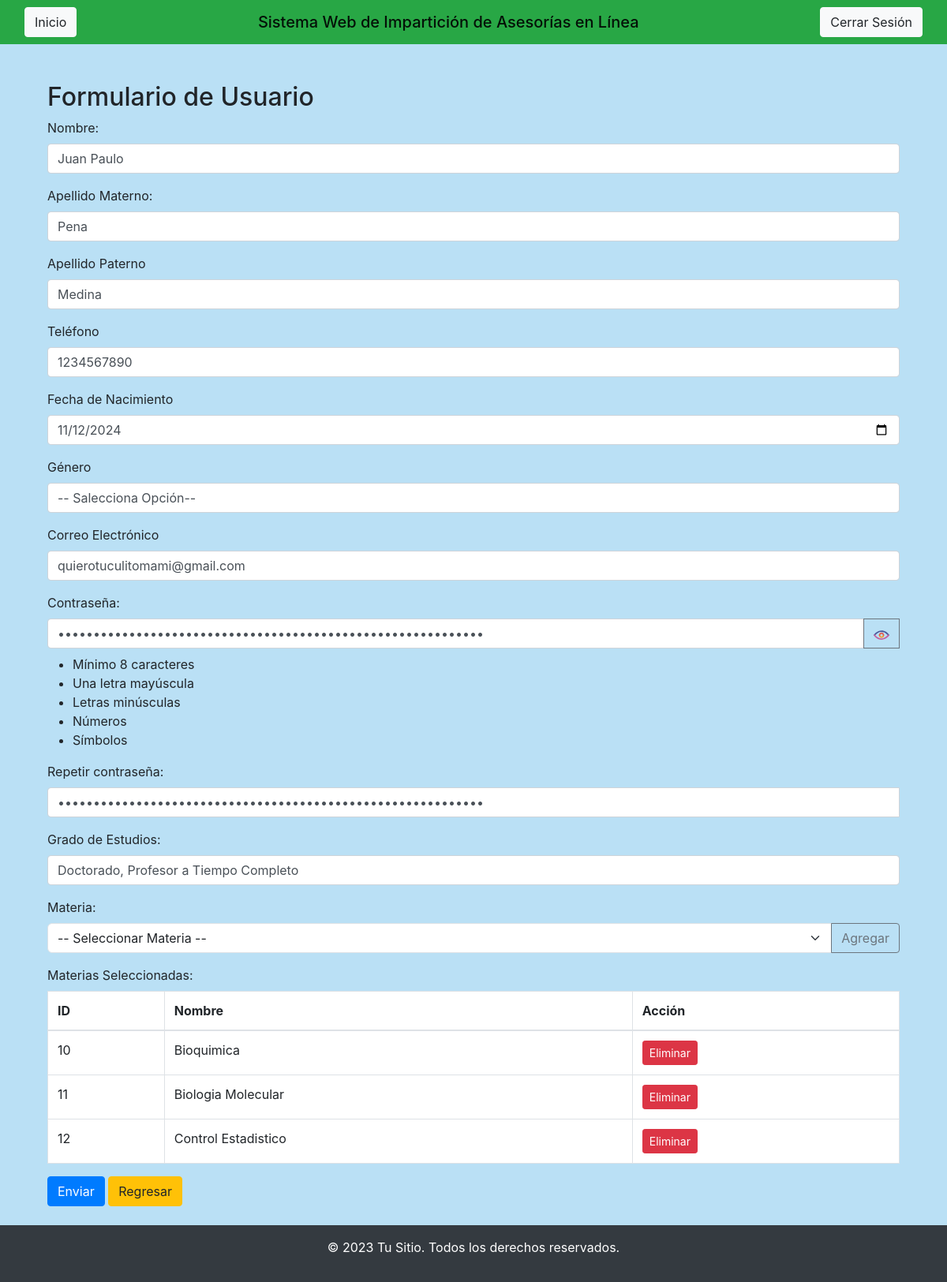
The page /Vista/ADMIN/UPDATE/Update_Usuario_Docente.php?id=1&rol=Docente (signed in) on the database its author committed.
### tables this page shows
CREATE TABLE `docente` (
  `ID_Usuario_D` int(11) NOT NULL AUTO_INCREMENT,
  `Nombre_Usuario_D` varchar(200) NOT NULL,
  `Apellido_Materno_D` varchar(200) NOT NULL,
  `Apellido_Paterno_D` varchar(200) NOT NULL,
  `Telefono_D` varchar(20) NOT NULL,
  `Fecha_Nacimiento_D` date NOT NULL,
  `Genero_D` varchar(100) NOT NULL,
  `Correo_electronico_D` varchar(250) NOT NULL,
  `Contrasena_D` varchar(250) NOT NULL,
  PRIMARY KEY (`ID_Usuario_D`)
);

CREATE TABLE `docente_materia` (
  `ID_Doc_Mate` int(11) NOT NULL AUTO_INCREMENT,
  `IdDocente` int(11) DEFAULT NULL,
  `IdMateria` int(11) DEFAULT NULL,
  `Grado_academico` varchar(200) DEFAULT NULL,
  PRIMARY KEY (`ID_Doc_Mate`),
  KEY `IdDocente` (`IdDocente`),
  KEY `IdMateria` (`IdMateria`),
  CONSTRAINT `docente_materia_ibfk_1` FOREIGN KEY (`IdDocente`) REFERENCES `docente` (`ID_Usuario_D`),
  CONSTRAINT `docente_materia_ibfk_2` FOREIGN KEY (`IdMateria`) REFERENCES `materias` (`ID_Materia`)
);

CREATE TABLE `materias` (
  `ID_Materia` int(11) NOT NULL AUTO_INCREMENT,
  `Nombre_Materia` varchar(250) NOT NULL,
  PRIMARY KEY (`ID_Materia`)
);

### Vista/ADMIN/UPDATE/Update_Usuario_Docente.php (the view, shortened to what this page needs)
<?php include('head.php'); ?>
<?php
if (isset($_GET['id']) && !empty($_GET['id']) && isset($_GET['rol']) && !empty($_GET['rol'])) {
    $id_empleado = $_GET['id'];
    $conexion = (new Conectar())->conexion();
    $consulta = $conexion->prepare("SELECT D.Nombre_Usuario_D AS nombre_usuario,
            D.Apellido_Paterno_D AS apellido_paterno,
            D.Apellido_Materno_D AS apellido_materno,
            D.Telefono_D AS telefono,
            D.Fecha_Nacimiento_D AS fecha_nacimiento,
            D.Genero_D AS genero,
            D.Correo_electronico_D AS correo_electronico,
            D.Contrasena_D AS contrasena,
            DM.Grado_academico AS grado_estudios,
            M.ID_Materia,
            M.Nombre_Materia
            FROM
                Docente D
            INNER JOIN
                Docente_Materia DM ON D.ID_Usuario_D = DM.IdDocente
            INNER JOIN
                Materias M ON DM.IdMateria = M.ID_Materia
            WHERE
                D.ID_Usuario_D = ?;");
    $consulta->bind_param("i", $id_empleado);
    $consulta->execute();
    $resultado = $consulta->get_result();
    if ($resultado->num_rows > 0) {
        $row = [];
        while ($data = $resultado->fetch_assoc()) {
            $row[] = $data;
        }
    } else {
        echo "No se encontró ningún empleado con la ID proporcionada.";
        exit;
    }
} else {
    echo "Error: ID de empleado no proporcionado.";
    exit;
}
?>
<div class="container mt-5">
    <h2>Formulario de Usuario</h2>
        <form action="../../../Controlador/ADMIN/UPDATE/Funcion_Update_Usuario.php" method="post" class="needs-validation" novalidate>
            <div class="form-group">
                <label for="nombre_usuario_e">Nombre:</label>
                <input type="text" class="form-control" id="nombre_usuario" name="nombre_usuario" value="<?php echo htmlspecialchars($row[0]['nombre_usuario'], ENT_QUOTES, 'UTF-8'); ?>" required>
            </div>
            <div class="form-group">
                <label for="apellido_materno_e">Apellido Materno:</label>
                <input type="text" class="form-control" id="apellido_materno" name="apellido_materno" value="<?php echo htmlspecialchars($row[0]['apellido_materno'], ENT_QUOTES, 'UTF-8'); ?>" required>
            </div>
            <div class="form-group">
                <label for="apellido_paterno_e">Apellido Paterno</label>
                <input type="text" class="form-control" id="apellido_paterno" name="apellido_paterno" value="<?php echo htmlspecialchars($row[0]['apellido_paterno'], ENT_QUOTES, 'UTF-8'); ?>" required>
            </div>
            <div class="form-group">
                <label for="telefono_e">Teléfono</label>
                <input type="tel" class="form-control" id="telefono" name="telefono" value="<?php echo htmlspecialchars($row[0]['telefono'], ENT_QUOTES, 'UTF-8'); ?>" required>
            </div>
            <div class="form-group">
                <label for="fecha_nacimiento_e">Fecha de Nacimiento</label>
                <input type="date" class="form-control" id="fecha_nacimiento" name="fecha_nacimiento" value="<?php echo htmlspecialchars($row[0]['fecha_nacimiento'], ENT_QUOTES, 'UTF-8'); ?>" required>
            </div>
            <div class="form-group">
                <label for="genero_e">Género</label>
                <select class="form-control" id="genero" name="genero" required>
                    <option value="" selected disabled>-- Salecciona Opción--</option>
                </select>
            </div>
            <div class="form-group">
                <label for="correo_electronico_e">Correo Electrónico</label>
                <input type="email" class="form-control" id="correo_electronico" name="correo_electronico" value="<?php echo htmlspecialchars($row[0]['correo_electronico'], ENT_QUOTES, 'UTF-8'); ?>" required>
            </div>
            <div class="form-group">
                <label for="contrasena" class="form-label">Contraseña:</label>
                <div class="input-group">
                    <input type="password" class="form-control" id="contrasena" name="contrasena" placeholder="Ingresa la contraseña" value="<?php echo htmlspecialchars($row[0]['contrasena'], ENT_QUOTES, 'UTF-8'); ?>" value="<?php echo $row['contrasena']; ?>" required>
                    <div class="input-group-append">
                        <button class="btn btn-outline-secondary" type="button" id="togglePassword">
                        </button>
                    </div>
                </div>
                <ul class="requirements mt-2">
                    <li id="length">Mínimo 8 caracteres</li>
                    <li id="uppercase">Una letra mayúscula</li>
                    <li id="lowercase">Letras minúsculas</li>
                    <li id="number">Números</li>
                    <li id="special">Símbolos</li>
                </ul>
            </div>
            <div class="form-group">
                <label for="valcontrasena" class="form-label">Repetir contraseña:</label>
                <div class="input-group">
                    <input type="password" class="form-control" id="valcontrasena" name="valcontrasena" value="<?php echo htmlspecialchars($row[0]['contrasena'], ENT_QUOTES, 'UTF-8'); ?>" placeholder="Ingresa la contraseña" required>
                </div>
            </div>
            <div class="mb-3">
                <label for="grado_estudios" class="form-label">Grado de Estudios:</label>
                <input type="text" class="form-control" id="grado_estudios" name="grado_estudios" value="<?php echo htmlspecialchars($row[0]['grado_estudios'], ENT_QUOTES, 'UTF-8'); ?>">
            </div>
        <div class="mb-3">
            <label for="ID_Materia" class="form-label">Materia:</label>
            <div class="input-group">
                <select class="form-select" id="ID_Materia">
                    <option value="" selected>-- Seleccionar Materia --</option>
                </select>
                <button class="btn btn-outline-secondary" type="button" id="addMateria">Agregar</button>
            </div>
        </div>
        <div class="mb-3">
            <label class="form-label">Materias Seleccionadas:</label>
            <table class="table table-bordered" id="materiasTable">
                <thead>
                    <tr>
                        <th>ID</th>
                        <th>Nombre</th>
                        <th>Acción</th>
                    </tr>
                </thead>
                <tbody>
                    <?php
                        foreach ($row as $materia) {
                            echo "<tr>
                                <td>" . htmlspecialchars($materia['ID_Materia'], ENT_QUOTES, 'UTF-8') . "</td>
                                <td>" . htmlspecialchars($materia['Nombre_Materia'], ENT_QUOTES, 'UTF-8') . "</td>
                                <td><button type='button' class='btn btn-danger btn-sm removeMateria'>Eliminar</button></td>
                            </tr>";
                        }
                    ?>
                </tbody>
            </table>
        </div>
        <button type="submit" class="btn btn-primary">Enviar</button>
        <a class="btn btn-warning" href="../Usuario.php">Regresar</a>
    </form>
</div>
<?php include('footer.php'); ?>

### Vista/ADMIN/UPDATE/head.php (style rules this page uses)
body { background: #bae0f5; }

### rows shown on the page
docente: nombre_usuario "Juan Paulo", apellido_materno "Pena", apellido_paterno "Medina", telefono "1234567890", fecha_nacimiento "11/12/2024", correo_electronico "quierotuculitomami@gmail.com"
docente_materia: grado_estudios "Doctorado, Profesor a Tiempo Completo", IdMateria.ID_Materia "10", IdMateria.Nombre_Materia "Bioquimica"
docente_materia: IdMateria.ID_Materia "11", IdMateria.Nombre_Materia "Biologia Molecular"
docente_materia: IdMateria.ID_Materia "12", IdMateria.Nombre_Materia "Control Estadistico"
